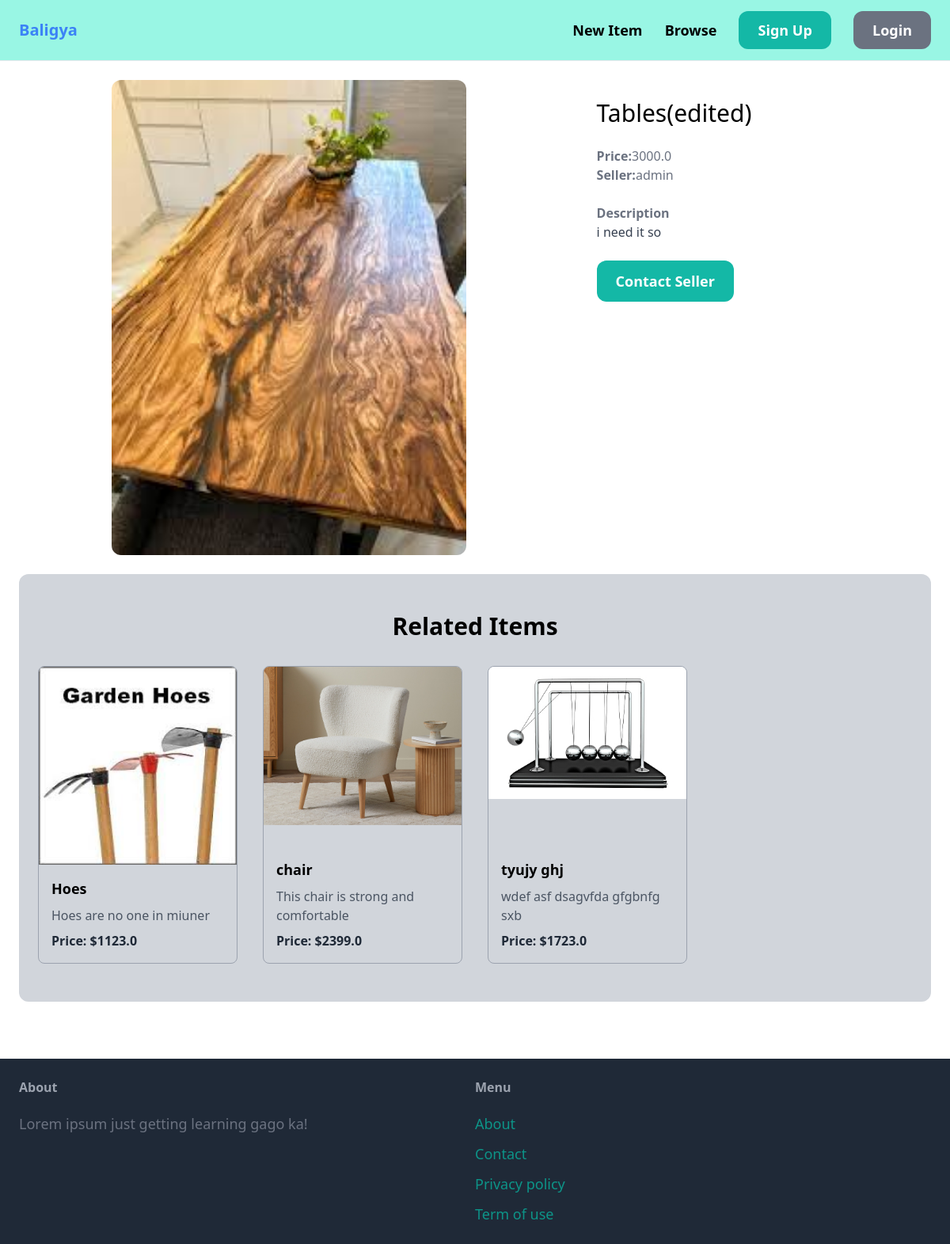
Page /items/1/ on the committed database.
### item/models.py (models this page shows, shortened)
class Item(models.Model):
    category = models.ForeignKey(Category, related_name='items', on_delete=models.CASCADE)
    name = models.CharField(max_length=255)
    description = models.TextField(blank=True, null=True)
    image = models.ImageField(upload_to='item_images', blank=True, null=True)
    price = models.FloatField()
    is_sold = models.BooleanField(default=False)
    created_by = models.ForeignKey(User, related_name='items', on_delete=models.CASCADE)
    created_at = models.DateTimeField(auto_now_add=True)

### item/views.py (the view)
# urls.py: path('<int:pk>/', views.detail, name='detail'),
def detail(request, pk):
    item = get_object_or_404(Item, pk=pk)
    related_items = Item.objects.filter(category=item.category, is_sold=False).exclude(pk=pk)[0:3]
    return render(request, 'item/detail.html', {
        'item': item,
        'related_items': related_items
    })

### item/templates/item/detail.html (shortened to what this page needs)
{% extends 'core/base.html' %}
{% block content %}
<div class="grid grid-cols-5 gap-6">
    <div class="col-span-3 flex justify-center items-center">
        <img src="{{ item.image.url }}" class="rounded-xl w-full max-w-md">
    </div>
    <div class="col-span-2 p-6 border-gray-100 rounded-xl">
        <h1 class="mb6 text-3xl font-cursive">{{ item.name }}</h1> <br>
        <p class="text-gray-500"><strong>Price:</strong>{{ item.price }}</p>
        <p class="text-gray-500"><strong>Seller:</strong>{{ item.created_by.username }}</p>
        {% if item.description %}
        <p class="text-gray-700 ">
            <br><strong class="text-gray-500">Description</strong><br>
            {{ item.description }}
        </p>
        {% endif %}
        {% if request.user == item.created_by %}
            <div class="mt-6 p-6 bg-white rounded-xl">
                <p>This is your item!</p>
                <a href="{% url 'item:edit' item.id %}" class="inline-block mt-6 px-6 py-3 text-lg font-semibold bg-teal-500 text-white rounded-xl">Edit</a>
                <a href="{% url 'item:delete' item.id %}" class="inline-block mt-6 px-6 py-3 text-lg font-semibold bg-red-500 text-white rounded-xl">Delete</a>
            </div>
        {% else %}
            <a href="{% url 'conversation:new' item.id %}" class="inline-block mt-6 px-6 py-3 text-lg font-semibold bg-teal-500 text-white rounded-xl hover:bg-teal-700">Contact Seller</a>
        {% endif %}
    </div>
</div>
<div class="mt-6 px-6 py-12 bg-gray-300 rounded-xl">
    <h2 class="mb-8 text-3xl font-semibold text-center">Related Items</h2>
    <div class="grid grid-cols-1 sm:grid-cols-2 md:grid-cols-3 lg:grid-cols-4 gap-8">
        {% for item in related_items %}
            <div class="h-full transition-transform duration-200 transform hover:scale-105">
                <div class="rounded-lg overflow-hidden border border-gray-400 h-full flex flex-col">
                    <a href="{% url 'item:detail' item.id %}" class="flex-1">
                        <div class="aspect-w-16 aspect-h-9 relative">
                            {% if item.image %}
                                <img src="{{ item.image.url }}" class="object-cover w-full h-full" alt="{{ item.name }}">
                            {% else %}
                                <img src="/path/to/placeholder/image.jpg" class="object-cover w-full h-full" alt="Placeholder Image">
                            {% endif %}
                        </div>
                    </a>
                    <div class="p-4">
                        <h2 class="text-lg font-semibold mb-2">{{ item.name }}</h2>
                        <p class="text-gray-600">{{ item.description }}</p>
                        <p class="mt-2 text-gray-800 font-semibold">Price: ${{ item.price }}</p>
                    </div>
                </div>
            </div>
        {% endfor %}
    </div>
</div>
{% endblock %}

### rows in the picture
Item: image (picture), name "Tables(edited)", price "3000.0", created_by.username "admin", description "i need it so"
Item: image (picture), name "Hoes", description "Hoes are no one in miuner", price "1123.0"
Item: image (picture), name "chair", description "This chair is strong and comfortable", price "2399.0"
Item: image (picture), name "tyujy ghj", description "wdef asf dsagvfda gfgbnfg sxb", price "1723.0"
